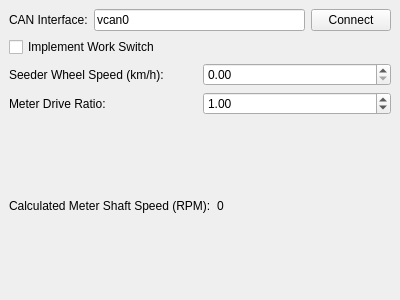
<?xml version="1.0" encoding="UTF-8"?>
<ui version="4.0">
 <class>MainWindow</class>
 <widget class="QMainWindow" name="MainWindow">
  <property name="geometry">
   <rect>
    <x>0</x>
    <y>0</y>
    <width>400</width>
    <height>300</height>
   </rect>
  </property>
  <property name="windowTitle">
   <string>ISOBUS Seeder Simulator</string>
  </property>
  <widget class="QWidget" name="centralwidget">
   <layout class="QVBoxLayout" name="verticalLayout">
    <item>
     <layout class="QHBoxLayout" name="horizontalLayout">
      <item>
       <widget class="QLabel" name="label">
        <property name="text">
         <string>CAN Interface:</string>
        </property>
       </widget>
      </item>
      <item>
       <widget class="QLineEdit" name="interfaceEdit">
        <property name="text">
         <string>vcan0</string>
        </property>
       </widget>
      </item>
      <item>
       <widget class="QPushButton" name="connectButton">
        <property name="text">
         <string>Connect</string>
        </property>
       </widget>
      </item>
     </layout>
    </item>
    <item>
     <widget class="QCheckBox" name="workSwitchCheck">
      <property name="text">
       <string>Implement Work Switch</string>
      </property>
     </widget>
    </item>
    <item>
     <layout class="QHBoxLayout" name="horizontalLayout_2">
      <item>
       <widget class="QLabel" name="label_2">
        <property name="text">
         <string>Seeder Wheel Speed (km/h):</string>
        </property>
       </widget>
      </item>
      <item>
       <widget class="QDoubleSpinBox" name="wheelSpeedSpin">
        <property name="maximum">
         <double>100.000000000000000</double>
        </property>
       </widget>
      </item>
     </layout>
    </item>
    <item>
     <layout class="QHBoxLayout" name="horizontalLayout_3">
      <item>
       <widget class="QLabel" name="label_3">
        <property name="text">
         <string>Meter Drive Ratio:</string>
        </property>
       </widget>
      </item>
      <item>
       <widget class="QDoubleSpinBox" name="meterRatioSpin">
        <property name="value">
         <double>1.000000000000000</double>
        </property>
       </widget>
      </item>
     </layout>
    </item>
    <item>
     <layout class="QHBoxLayout" name="horizontalLayout_4">
      <item>
       <widget class="QLabel" name="label_4">
        <property name="text">
         <string>Calculated Meter Shaft Speed (RPM):</string>
        </property>
       </widget>
      </item>
      <item>
       <widget class="QLabel" name="meterSpeedLabel">
        <property name="text">
         <string>0</string>
        </property>
       </widget>
      </item>
     </layout>
    </item>
   </layout>
  </widget>
 </widget>
 <resources/>
 <connections/>
</ui>
